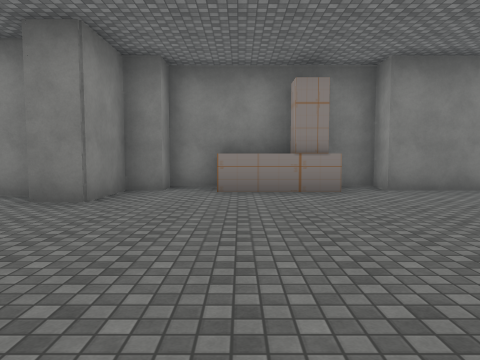
view 1 (above)

20 first-person views from a walk through a 3-D level made in the Unity game engine. The camera is 1.4 m above the floor, tilts 4° down and sees 70° across. The floor is counted in squares, 2 m on a side. Each view is taken from the middle of a square. On the plan, view 1 faces up. The plan holds only what a view shows up to about 11 squares ahead; the rest is blank. The place goes on beyond the plan. The player character is not drawn. Some surface patterns are stand-ins.

view 2
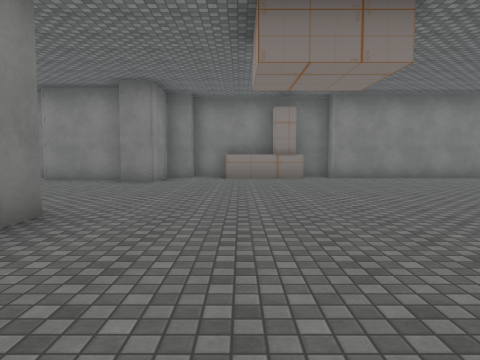

view 3
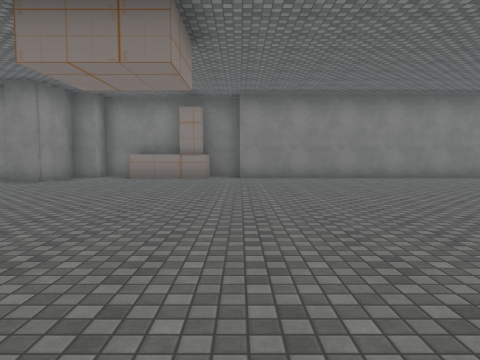

view 4
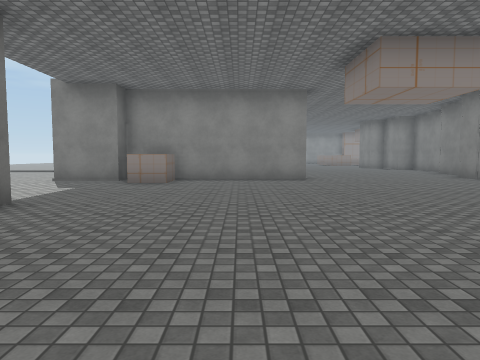

view 5
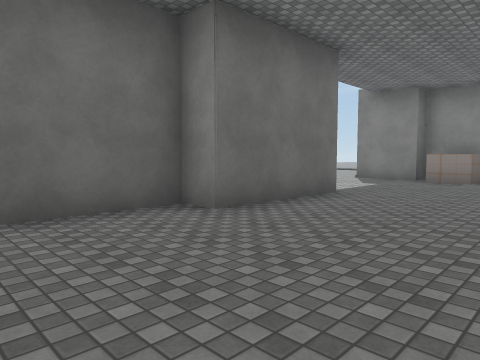

view 6
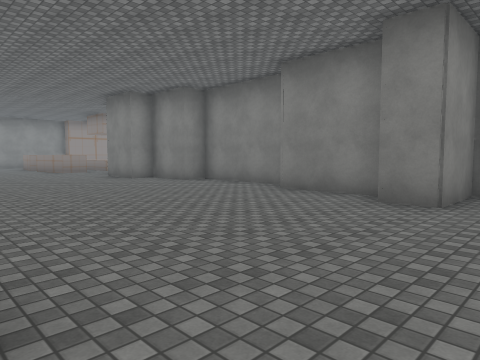

view 7
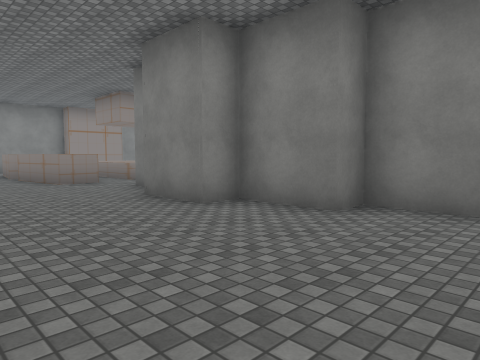

view 8
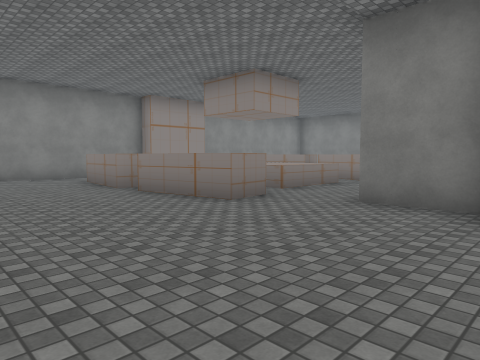

view 9
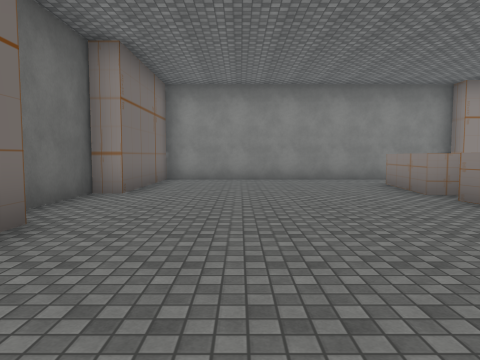

view 10
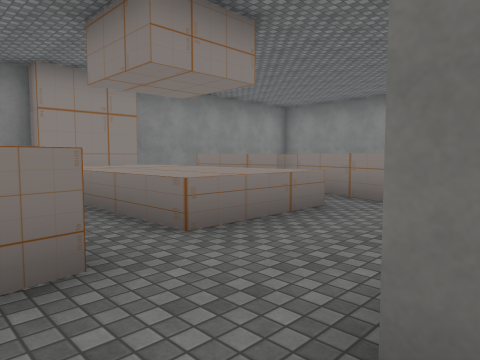

view 11
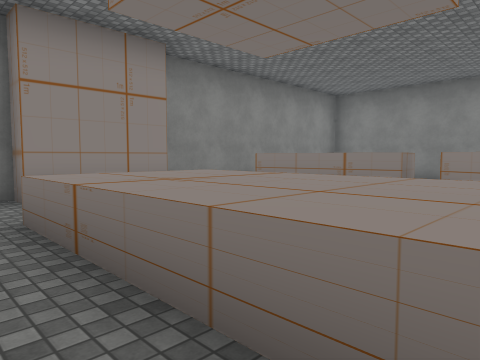

view 12
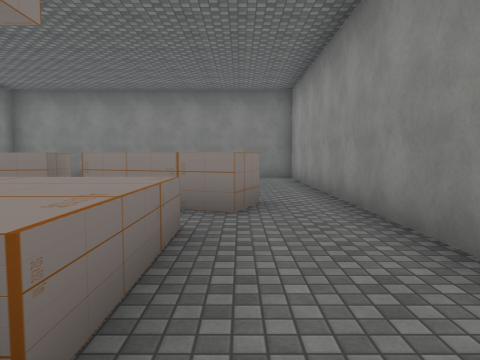

view 13
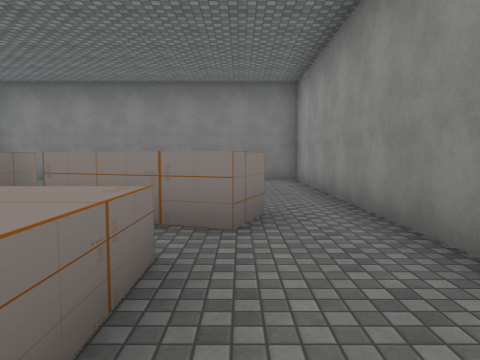

view 14
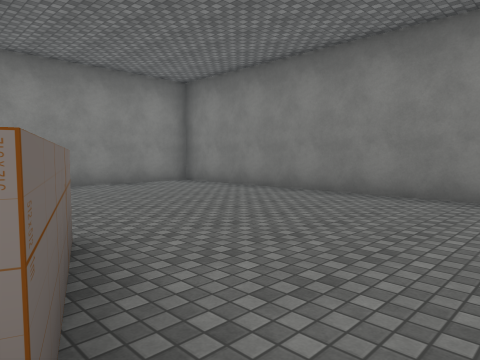

view 15
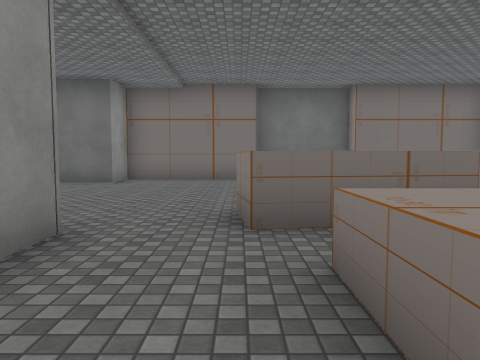

view 16
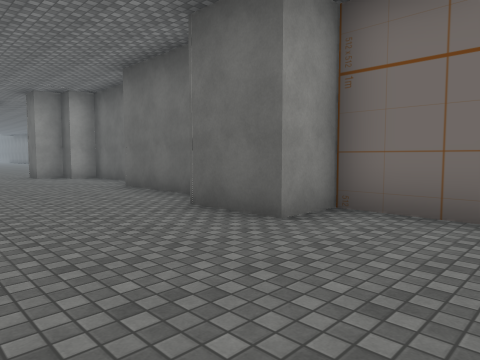

view 17
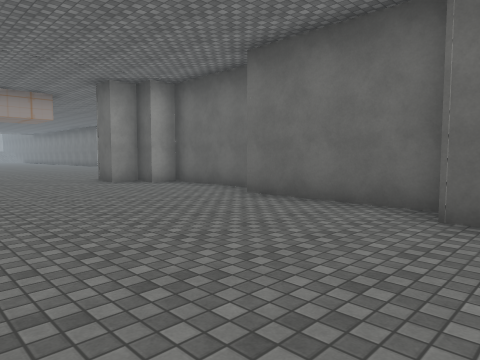

view 18
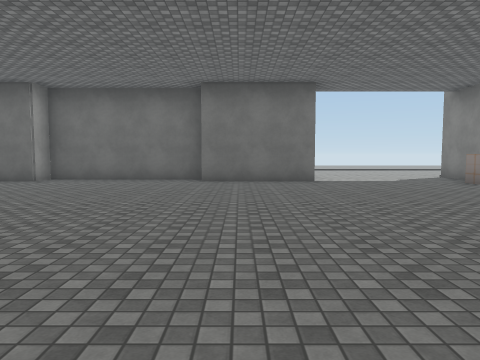

view 19
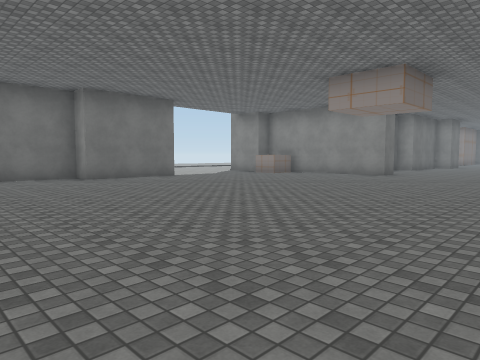

view 20
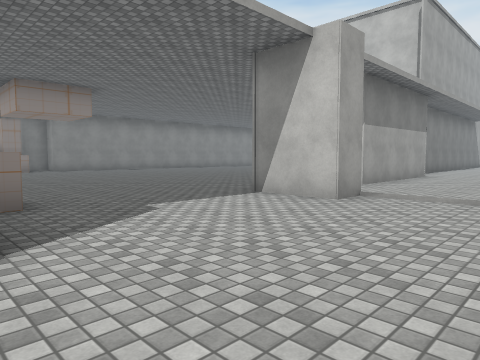

### Floor plan
Key: @ floor where view 1 was taken; # wall or solid block; . floor; ^ raised ledge; O other object.
Columns run from 23 left of view 1 to 10 right of it. Each row starts with its distance up from view 1.
 17 ##########
 16 #........#
 15 #........#
 14 #........#
 13 #........#
 12 #   ^^...#
 11 # ^^^^^^.#
 10 #     ...#
  9 # ^^^^^..#
  8 # ^^^^^..#           ###
  7 #.^^^^^..#    ####   #.^OO########
  6 #  ......## ###..#####............
  5 #.^^^^^^..###.....................
  4 #.................................
  3 #.................................
  2 #.................................
  1 #................................
  0 #.........###.......##.@.........
 -1 #### ..#### #####..###...........
 -2     ####        #### #...........
 -3                      #............
 -4                      OO...........
 -5                      OO...####....
 -6                      #....#  #####
 -7                      #....#.......
 -8                     ..............
 -9                     ..........
-10                      ....

Positions as (right, up) in squares from view 1, and headings:
1: (0, 0), facing up
2: (0, -4), facing up
3: (3, -4), facing up
4: (8, -2), facing left
5: (9, -2), facing down-left
6: (-1, 0), facing up-left
7: (-7, 2), facing up-left
8: (-12, 1), facing up-left
9: (-13, 1), facing left
10: (-14, 5), facing up-left
11: (-17, 6), facing up-left
12: (-16, 6), facing up
13: (-16, 7), facing up
14: (-15, 11), facing up-left
15: (-16, 9), facing down
16: (-15, 3), facing down-right
17: (-12, 4), facing down-right
18: (5, 4), facing down
19: (10, 5), facing down-left
20: (-2, -10), facing up-right
